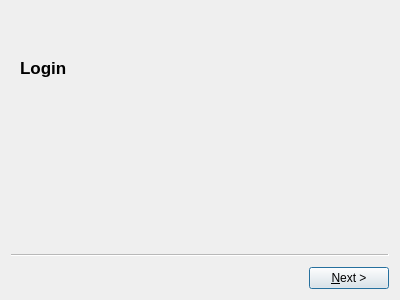
<?xml version="1.0" encoding="UTF-8"?>
<ui version="4.0">
 <class>SubmitTestCaseWizard</class>
 <widget class="QWizard" name="SubmitTestCaseWizard">
  <property name="geometry">
   <rect>
    <x>0</x>
    <y>0</y>
    <width>400</width>
    <height>300</height>
   </rect>
  </property>
  <property name="windowTitle">
   <string>Citra Wizard</string>
  </property>
  <property name="options">
   <set>QWizard::NoBackButtonOnStartPage|QWizard::NoCancelButton</set>
  </property>
  <widget class="SubmitTestCaseLoginPage" name="login">
   <property name="title">
    <string>Login</string>
   </property>
   <attribute name="pageId">
    <string notr="true">1</string>
   </attribute>
  </widget>
  <widget class="QWizardPage" name="wizardPage2"/>
 </widget>
 <customwidgets>
  <customwidget>
   <class>SubmitTestCaseLoginPage</class>
   <extends>QWizardPage</extends>
   <header>telemetry/telemetry_login.h</header>
   <container>1</container>
   <slots>
    <slot>customButtonClicked(int)</slot>
   </slots>
  </customwidget>
 </customwidgets>
 <resources/>
 <connections>
  <connection>
   <sender>SubmitTestCaseWizard</sender>
   <signal>customButtonClicked(int)</signal>
   <receiver>login</receiver>
   <slot>customButtonClicked(int)</slot>
   <hints>
    <hint type="sourcelabel">
     <x>199</x>
     <y>149</y>
    </hint>
    <hint type="destinationlabel">
     <x>208</x>
     <y>268</y>
    </hint>
   </hints>
  </connection>
 </connections>
</ui>
